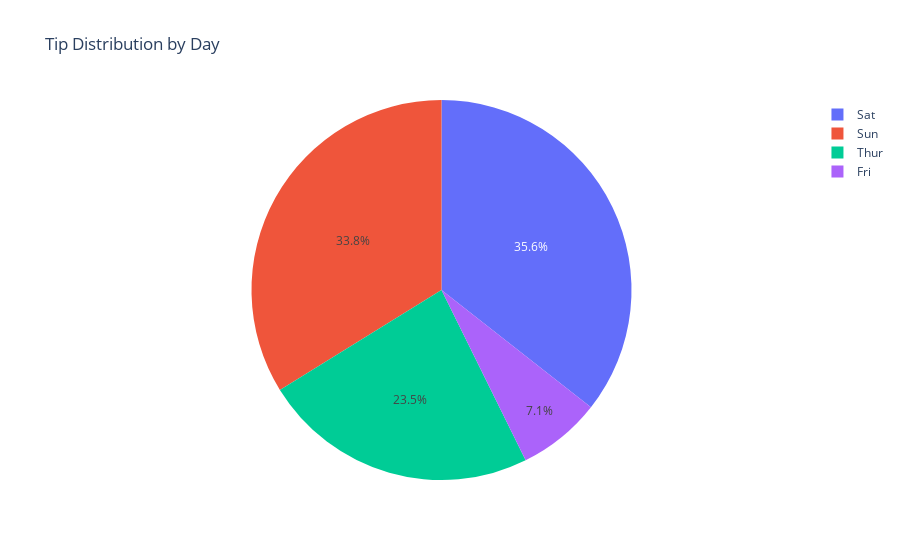

Notebook cell for this chart:
### Code cell
df = px.data.tips()
fig = px.pie(df, values='tip', names='day', title='Tip Distribution by Day')
fig.show()

### Figure 1 — Plotly figure (JSON) as saved in the notebook; plotly's stock layout.template omitted (floating-point values rounded to 4 significant figures; data arrays with more than 128 entries replaced by an {"elided": "..."} marker saying what was removed)
{"data": [{"domain": {"x": [0, 1], "y": [0, 1]}, "hovertemplate": "day=%{label}<br>tip=%{value}<extra></extra>", "labels": {"elided": "244 str values"}, "legendgroup": "", "name": "", "showlegend": true, "type": "pie", "values": {"elided": "244 float values"}}], "layout": {"legend": {"tracegroupgap": 0}, "title": {"text": "Tip Distribution by Day"}}}
